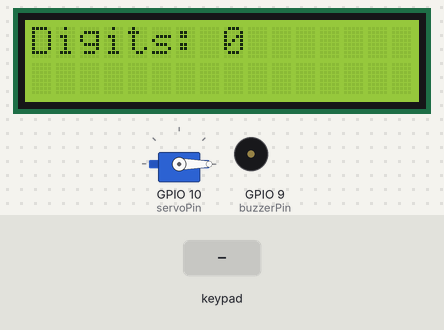
This sketch was run on a simulated ESP32-S3. On the bench: servo, 16×2 character LCD, buzzer (waves = sounding). The test bench sets the inputs (shaded band). Nothing arrives over Bluetooth unless stated.

Above: at 1.2 s.
1.3 s: keypad keys 2 3 4 5 # pressed 0.4 s apart
At 3.2 s:
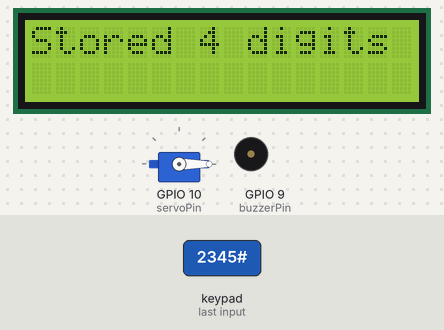
4.8 s: keypad keys 6 7 8 # pressed 0.4 s apart
At 4.88 s:
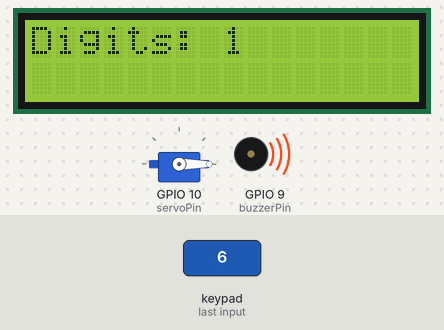
8.5 s: key '*' pressed
At 8.58 s:
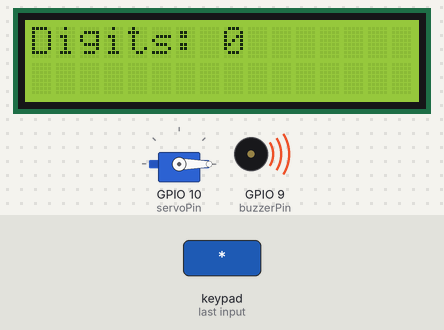
Timing chart, 0 to 11.5 s (numbered marks = the images above; inputs shaded):
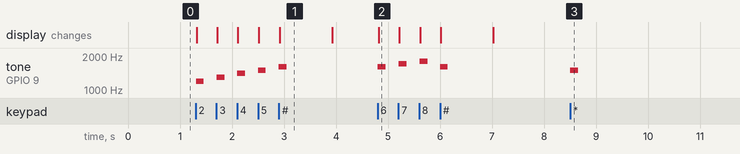

The sketch:

ESP32-safty-box.ino
```cpp
#include <Keypad.h>
#include <Servo.h>
#include <BluetoothSerial.h>
#include <LiquidCrystal_I2C.h>
#include <vector>

// ----- Keypad configuration -----
const byte ROWS = 4; // four rows
const byte COLS = 3; // three columns
char keys[ROWS][COLS] = {
  {'1','2','3'},
  {'4','5','6'},
  {'7','8','9'},
  {'*','0','#'}
};
byte rowPins[ROWS] = {2, 3, 4, 5};    // adjust to your wiring
byte colPins[COLS] = {6, 7, 8};       // adjust to your wiring

Keypad keypad = Keypad(makeKeymap(keys), rowPins, colPins, ROWS, COLS);

// ----- LCD configuration -----
LiquidCrystal_I2C lcd(0x27, 16, 2);   // I2C address 0x27, 16 column, 2 rows

// ----- Buzzer and Servo -----
const int buzzerPin = 9;              // PWM capable pin for buzzer
const int servoPin  = 10;             // PWM pin for servo

Servo lockServo;
const int lockedPos   = 0;            // servo angle when locked
const int unlockedPos = 90;           // servo angle when unlocked

// ----- Bluetooth -----
BluetoothSerial SerialBT;

// ----- Password storage -----
std::vector<String> combinations;     // store typed combinations
String currentInput;                  // current digits entered

bool remoteUnlock = false;            // set by Bluetooth command

// helper to play tone per key
void playTone(char key) {
  int freq = 1000;                    // base frequency
  if (key >= '0' && key <= '9') {
    freq += (key - '0') * 100;        // simple mapping 0 -> 1000Hz, 1 -> 1100Hz ...
  } else if (key == '*') {
    freq = 1500;
  } else if (key == '#') {
    freq = 1600;
  }
  tone(buzzerPin, freq, 150);         // play for 150ms
}

// servo operation
void unlockSafe() {
  lcd.clear();
  lcd.print("Unlocking...");
  lockServo.write(unlockedPos);
  delay(1000);                        // hold open briefly
  lockServo.write(lockedPos);
  lcd.clear();
  lcd.print("Locked");
}

// handle key press events
void handleKey(char key) {
  playTone(key);
  if (key == '#') {                   // end of combination
    if (currentInput.length() > 0) {
      combinations.push_back(currentInput);
      lcd.clear();
      lcd.print("Stored ");
      lcd.print(currentInput.length());
      lcd.print(" digits");
      if (remoteUnlock) {
        unlockSafe();
        remoteUnlock = false;
      }
      currentInput = "";
      delay(1000);
      lcd.clear();
      lcd.print("Digits: 0");
    }
  } else if (key == '*') {            // clear current input
    currentInput = "";
    lcd.clear();
    lcd.print("Digits: 0");
  } else {                            // add digit
    currentInput += key;
    lcd.clear();
    lcd.print("Digits: ");
    lcd.print(currentInput.length());
  }
}

void setup() {
  Serial.begin(115200);
  SerialBT.begin("SafeBox");         // start Bluetooth with device name

  lockServo.attach(servoPin);
  lockServo.write(lockedPos);

  pinMode(buzzerPin, OUTPUT);

  lcd.init();
  lcd.backlight();
  lcd.print("Digits: 0");
}

void loop() {
  char key = keypad.getKey();
  if (key) {
    handleKey(key);
  }

  // check Bluetooth for commands
  if (SerialBT.available()) {
    String cmd = SerialBT.readStringUntil('\n');
    cmd.trim();
    cmd.toUpperCase();
    if (cmd == "GET") {
      for (const String &c : combinations) {
        SerialBT.println(c);
      }
      SerialBT.println("END");
    } else if (cmd == "UNLOCK") {
      remoteUnlock = true;
      SerialBT.println("Unlock armed");
    } else {
      SerialBT.println("Unknown command");
    }
  }
}
```

Measured:
- after the input at 1.3 s, tone on GPIO 9 (buzzerPin): plays 1200 Hz for 0.15 s, 1300 Hz for 0.15 s, 1400 Hz for 0.15 s, 1500 Hz for 0.15 s, 1600 Hz for 0.15 s, starting at once; the display: first changes at once (image 1 shows a later state)
- after the input at 4.8 s, tone on GPIO 9 (buzzerPin): plays 1600 Hz for 0.15 s, 1700 Hz for 0.15 s, 1800 Hz for 0.15 s, 1600 Hz for 0.15 s, starting at once; the display: changes at once (image 2)
- after the input at 8.5 s, tone on GPIO 9 (buzzerPin): silent → 1500 Hz at once, → silent 0.15 s later
- what the display in image 1 shows lasts 1.0 s, from 2.9 s to 3.9 s
